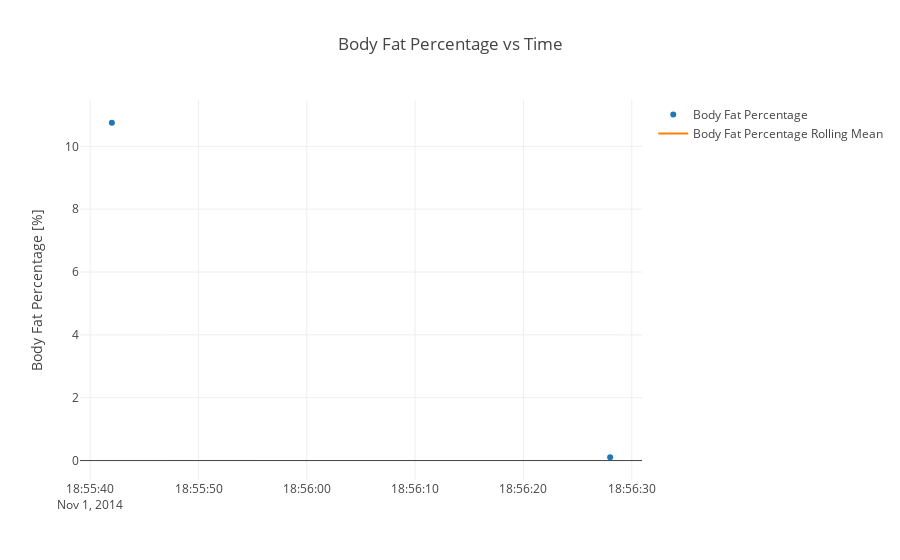

This figure's notebook cell:
### Code cell
value_stats(measurement)
plot_value_vs_time(dfs[df_list[measurement]], measurement)

### Figure 1 — Plotly figure (JSON) as saved in the notebook; plotly's stock layout.template omitted (floating-point values rounded to 4 significant figures)
{"data": [{"mode": "markers", "name": "Body Fat Percentage", "type": "scatter", "uid": "0eff8e40-b8c8-4aa6-98cf-61d35ae0ce65", "x": ["2014-11-01 18:55:42", "2014-11-01 18:56:28"], "y": [10.75, 0.105]}, {"mode": "lines", "name": "Body Fat Percentage Rolling Mean", "type": "scatter", "uid": "b87126e0-7ce0-4584-9b10-0d7b11f07121", "x": ["2014-11-01 18:55:42", "2014-11-01 18:56:28"], "y": [null, null]}], "layout": {"autosize": true, "title": {"text": "Body Fat Percentage vs Time"}, "xaxis": {"autorange": true, "range": ["2014-11-01 18:55:39.2248", "2014-11-01 18:56:30.7752"], "type": "date"}, "yaxis": {"autorange": true, "range": [-0.7735, 11.63], "title": {"text": "Body Fat Percentage [%]"}, "type": "linear"}}}
